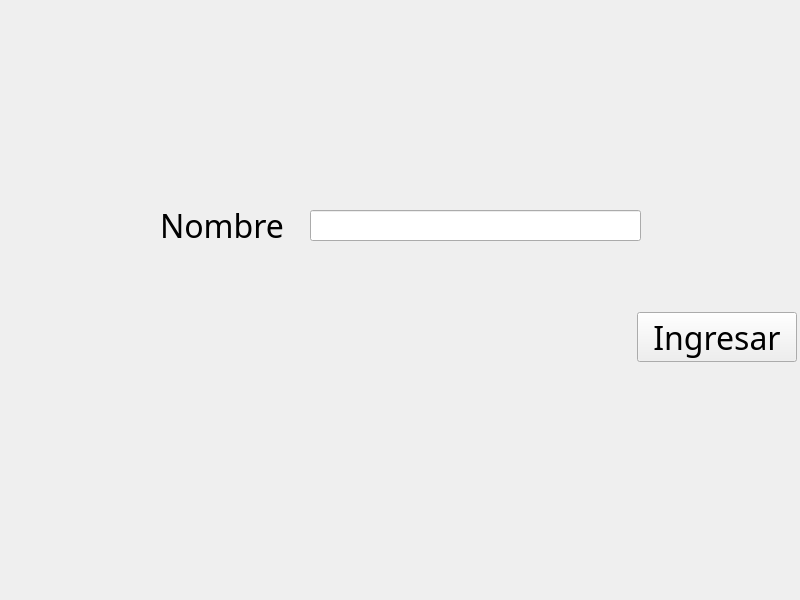
<?xml version="1.0" encoding="UTF-8"?>
<ui version="4.0">
 <class>Welcome</class>
 <widget class="QMainWindow" name="Welcome">
  <property name="geometry">
   <rect>
    <x>0</x>
    <y>0</y>
    <width>800</width>
    <height>600</height>
   </rect>
  </property>
  <property name="windowTitle">
   <string>Lobby</string>
  </property>
  <widget class="QWidget" name="centralwidget">
   <property name="geometry">
    <rect>
     <x>0</x>
     <y>0</y>
     <width>800</width>
     <height>600</height>
    </rect>
   </property>
   <widget class="QLineEdit" name="inputName">
    <property name="geometry">
     <rect>
      <x>310</x>
      <y>210</y>
      <width>331</width>
      <height>31</height>
     </rect>
    </property>
    <property name="font">
     <font>
      <family>Jazz Jackrabbit 2</family>
      <pointsize>24</pointsize>
     </font>
    </property>
   </widget>
   <widget class="QLabel" name="labelName">
    <property name="geometry">
     <rect>
      <x>160</x>
      <y>200</y>
      <width>131</width>
      <height>51</height>
     </rect>
    </property>
    <property name="font">
     <font>
      <family>Jazz Jackrabbit 2</family>
      <pointsize>24</pointsize>
     </font>
    </property>
    <property name="text">
     <string>Nombre</string>
    </property>
   </widget>
   <widget class="QPushButton" name="btnIngresar">
    <property name="geometry">
     <rect>
      <x>637</x>
      <y>312</y>
      <width>160</width>
      <height>50</height>
     </rect>
    </property>
    <property name="font">
     <font>
      <family>Jazz Jackrabbit 2</family>
      <pointsize>24</pointsize>
     </font>
    </property>
    <property name="text">
     <string>Ingresar</string>
    </property>
    <property name="checkable">
     <bool>false</bool>
    </property>
   </widget>
  </widget>
  <widget class="QMenuBar" name="menubar">
   <property name="enabled">
    <bool>false</bool>
   </property>
   <property name="geometry">
    <rect>
     <x>0</x>
     <y>0</y>
     <width>800</width>
     <height>0</height>
    </rect>
   </property>
  </widget>
 </widget>
 <resources/>
 <connections/>
</ui>
